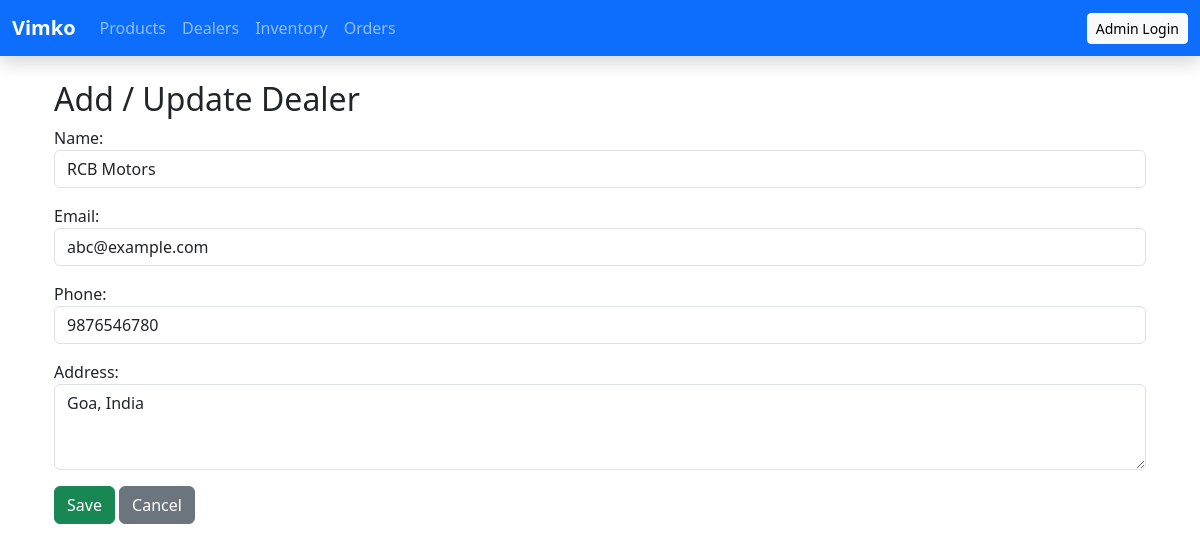
The page /dealers-ui/1/update/ on the database its author committed.
### core/models.py (models this page shows, shortened)
class Dealer(models.Model):
    name = models.CharField(max_length=100)
    email = models.EmailField(unique=True)
    phone = models.CharField(max_length=15)
    address = models.TextField()

### core/views.py (the view)
# urls.py: path('dealers-ui/<int:pk>/update/', views.dealer_update, name='dealer_update'),
def dealer_update(request, pk):
    dealer = get_object_or_404(Dealer, pk=pk)
    form = DealerForm(request.POST or None, instance=dealer)
    if form.is_valid():
        form.save()
        return redirect('dealer_list')
    return render(request, 'core/dealer_form.html', {'form': form})

### core/forms.py
class DealerForm(forms.ModelForm):
    class Meta:
        model = Dealer
        fields = ['name', 'email', 'phone', 'address']
        widgets = {
            'name': forms.TextInput(attrs={'class': 'form-control'}),
            'email': forms.EmailInput(attrs={'class': 'form-control'}),
            'phone': forms.TextInput(attrs={'class': 'form-control'}),
            'address': forms.Textarea(attrs={'class': 'form-control', 'rows': 3}),
        }

### core/templates/core/dealer_form.html (shortened to what this page needs)
{% extends 'core/base.html' %}
{% block content %}
<div class="container mt-4">
    <h2>Add / Update Dealer</h2>
    <form method="POST">
        {{ form.as_p }}
        <button type="submit" class="btn btn-success">Save</button>
        <a href="{% url 'dealer_list' %}" class="btn btn-secondary">Cancel</a>
    </form>
</div>
{% endblock %}

### rows shown on the page
Dealer: name "RCB Motors", email "abc@example.com", phone "9876546780", address "Goa, India"
